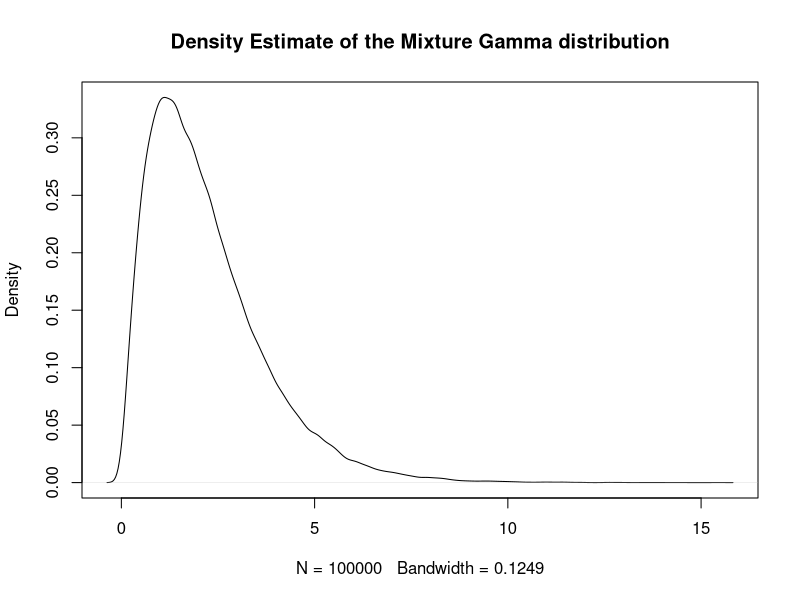
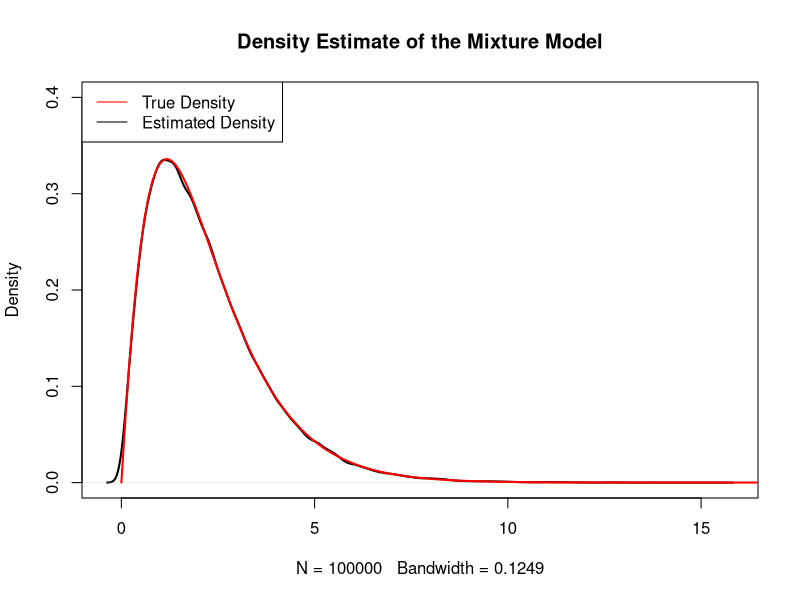
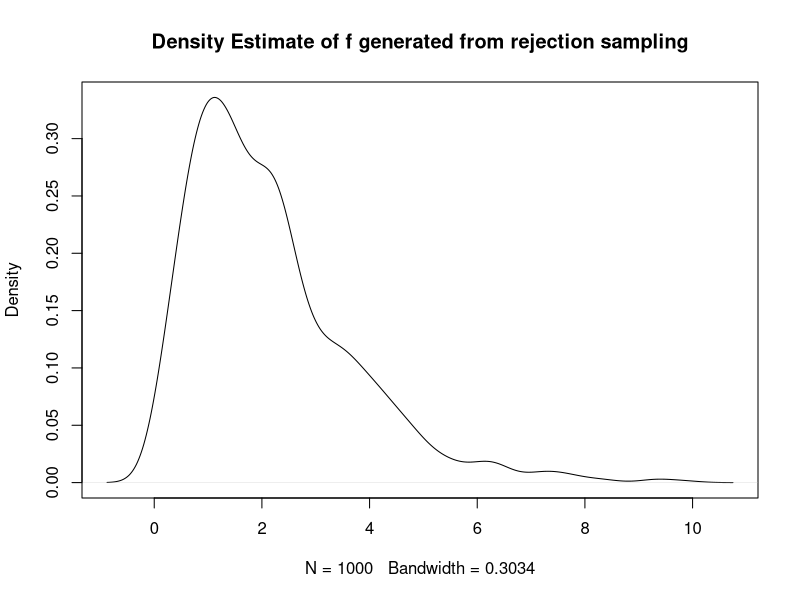
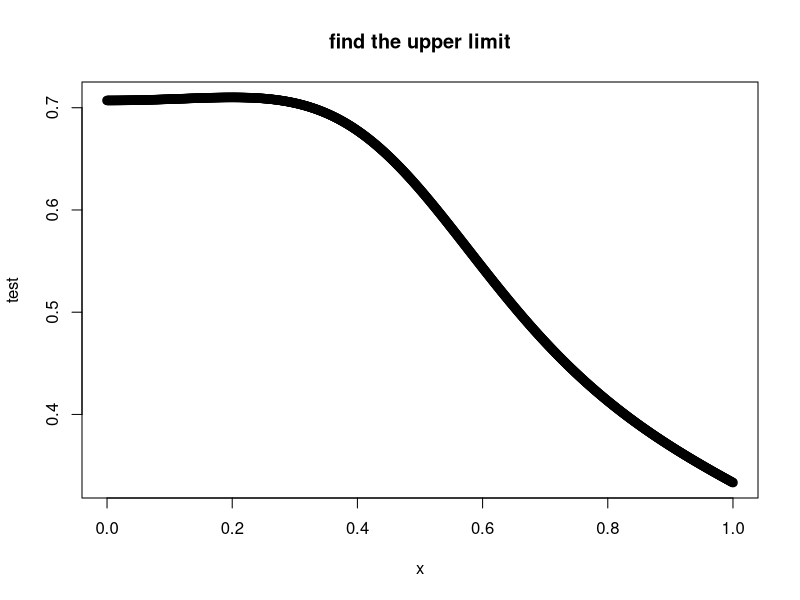
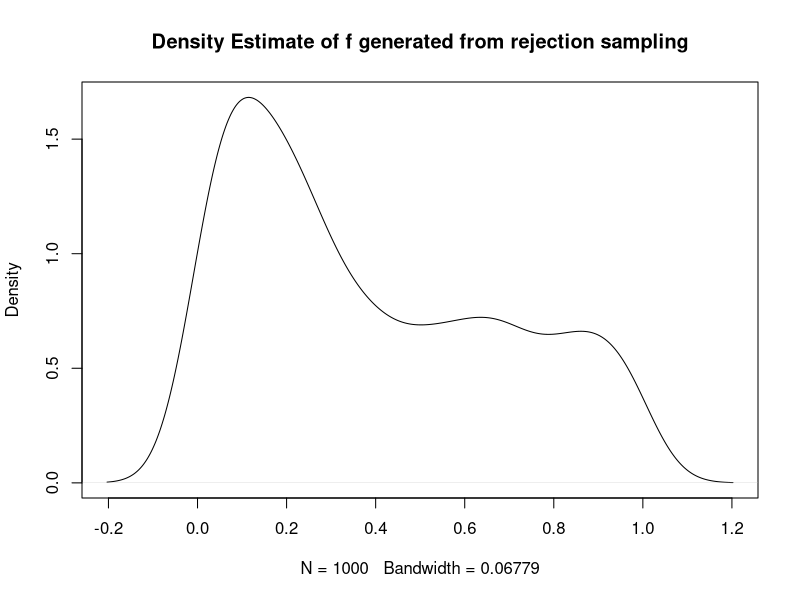
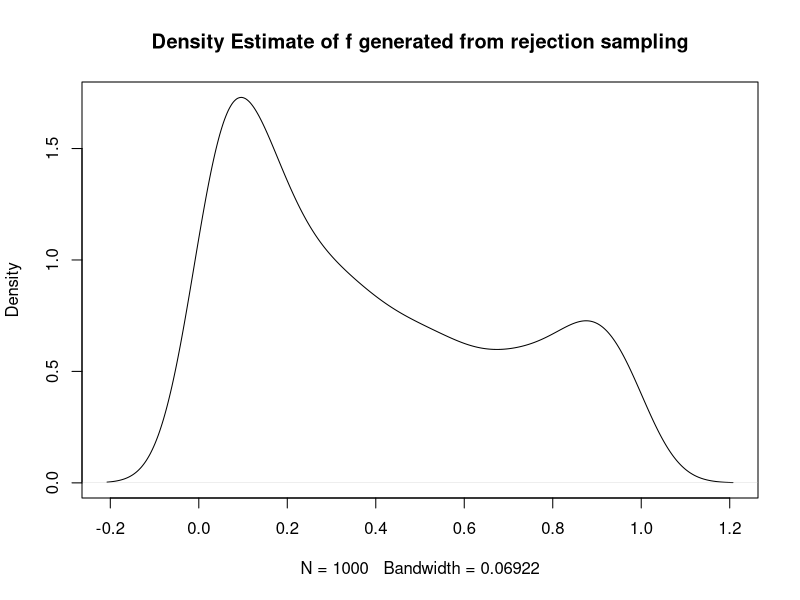

The R source for these figures, in order:
## ---- chunk 1
#The number of samples from the mixture distribution
N <- 100000                

#Sample N random uniforms U
U <- runif(N)

#Variable to store the samples from the mixture distribution                                
rand.samples <- rep(NA,N)

theta <- 2
w1 <- 2*gamma(theta) / (2*gamma(theta) + gamma(theta + 0.5))
C <- 1/(2*gamma(theta) + gamma(theta + 0.5))

#Sampling from the mixture
for(i in 1:N){
  if(U[i] < w1){
    rand.samples[i] <- rgamma(1,theta,1)
  }
  else{
    rand.samples[i] <- rgamma(1,theta + 0.5,1)
  }
}

#Density plot of the random samples
plot(density(rand.samples), main = "Density Estimate of the Mixture Gamma distribution")

#Plotting the true density as a sanity check
x = seq(0, 40, .1)
truth = w1*dgamma(x, theta, 1) + (1-w1) * dgamma(x,theta + 0.5, 1)
plot(density(rand.samples), 
     main = "Density Estimate of the Mixture Model",ylim = c(0,.4),lwd = 2)
lines(x, truth, col = "red",lwd = 2)

legend("topleft", c("True Density","Estimated Density"), 
       col = c("red","black"),cex = 1,lwd = 1)
## ---- chunk 2
#rejection sampling

N <- 1000
samplef <- rep(NA,N)
theta <- 2
w1 <- 2 * gamma(theta) / (2 * gamma(theta) + gamma(theta + 0.5))
C <- 1 / (2 * gamma(theta) + gamma(theta + 0.5))
alpha <- sqrt(2) / (2 * C)

for(k in 1:N){
  #sampling from g
  V <- runif(1)
  if(V < w1){
    X <- rgamma(1,theta,1)
  }
  else{
    X <- rgamma(1,theta+0.5,1)
  }
  
  U <- runif(1)
  q_x <- sqrt(4 + X) * X^(theta - 1) * exp(-1 * X)
  g_x <- C * (2 * X ^ (theta - 1) + X ^ (theta - 0.5)) * exp(-1 * X)
  m <- q_x/(alpha * g_x)
  if (U > m){cat("one more iter since this value is rejected"); k <- k-1; next}
  else samplef[k] <- X
  
}

plot(density(samplef),main = "Density Estimate of f generated from rejection sampling")
## ---- chunk 3
#Plotting 
x <- seq(0,1,.001)
p1 <- 0.5
theta <- 3
beta <- 4
denomina <- p1*(1 / beta(theta,1)) * x ^ (theta-1) +
  (1-p1) * (1/beta(1,beta)) * ((1-x)^(beta-1))

nomina <- x^(theta - 1) / (1 + x^2) + sqrt(2 + x^2)*(1 - x)^(beta-1)
test <- nomina/denomina
#a
#find the upper limit alpha
plot(x, test, main = "find the upper limit", lwd = 2)
X <- 0
denomina <- p1 * (1 / beta(theta,1)) * X^(theta-1) + 
  (1-p1) * (1/beta(1, beta)) * ((1-X)^(beta-1))
nomina <- X^(theta-1) / (1 + X^2) + sqrt(2 + X^2) * (1 - X)^(beta - 1)
alpha <- nomina/denomina
alpha
N <- 1000
samplef <- rep(NA,N)
k <- 1
while(k <= N){
  #sampling from g
  V <- runif(1)
  if(V < p1){
    X <- rbeta(1, theta, 1)
  }
  else{
    X <- rbeta(1, 1, beta)
  }
  
  U <- runif(1)
  q_x <- X^(theta - 1) / (1 + X^2) + sqrt(2 + X^2) * (1-X)^(beta-1)
  g_x <- p1 * (1/beta(theta,1)) * X^(theta-1) 
         + (1-p1) * (1/beta(1,beta)) * ((1-X)^(beta-1))
  m <- q_x / (alpha * g_x)
  if ( U > m ) {next}
  samplef[k] <- X
  k <- k + 1
 
}

plot(density(samplef), main = "Density Estimate of f generated from rejection sampling")
## ---- chunk 4
N <- 1000
samplef <- rep(NA,N)
theta <- 3
beta <- 4
alpha_1 <- beta(theta,1)
alpha_2 <- sqrt(3)*beta(1,beta)
w1 <- alpha_1 / (alpha_1 + alpha_2)
k <- 1
while(k <= N){
  #sampling from g
  V <- runif(1)
  if(V < w1){
    #k=1
    X <- rbeta(1,theta,1)
    U <- runif(1)
    q_x <- X^(theta-1) / (1 + X^2)
    g_x <- X^(theta-1) / beta(theta,1)
    m <- q_x / (alpha_1 * g_x)
  }
  else{
    #k=2
    X <- rbeta(1,1,beta)
    U <- runif(1)
    q_x <- sqrt(2 + X^2)*(1 - X)^(beta - 1)
    g_x <- (1 - X)^(beta - 1) / beta(1, beta)
    m <- q_x / (alpha_2 * g_x)
  }
  
  
  
  if ( U > m ) { next }
  samplef[k] <- X
  k <- k+1 
  
}

plot(density(samplef), main = "Density Estimate of f generated from rejection sampling")
